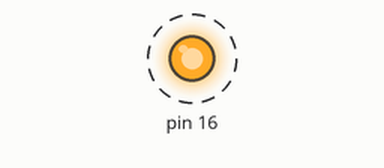
Bench run of a program on a simulated Raspberry Pi (header pin numbers). Parts: output pins drawn as LEDs (lit = HIGH). Dashed ring = blinking.

Above: at 0.5 s.
Timing chart, 0 to 4.6 s (numbered marks = the images above):
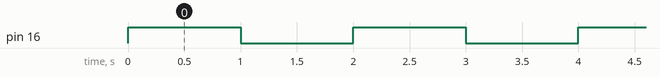

The program:

test.py
```python
"""Resources"""
"""Demo script: https://automaticaddison.com/how-to-blink-an-led-on-raspberry-pi-3-model-b/"""
"""Cool Rpi pinout reference guide: https://www.raspberrypi-spy.co.uk/2014/07/raspberry-pi-b-gpio-header-details-and-pinout/#prettyPhoto"""


import RPi.GPIO as GPIO    # Import Raspberry Pi GPIO library
from time import sleep     # Import the sleep function from the time module

GPIO.setwarnings(False)    # Ignore warning for now
GPIO.setmode(GPIO.BOARD)   # Use physical pin numbering
GPIO.setup(16, GPIO.OUT, initial=GPIO.LOW)   # Set pin 8 to be an output pin and set initial value to low (off)

while True: # Run forever
    GPIO.output(16, GPIO.HIGH) # Turn on
    sleep(1)                  # Sleep for 1 second
    GPIO.output(16, GPIO.LOW)  # Turn off
    sleep(1)                  # Sleep for 1 second
```

Measured:
- by itself, pin 16: alternates HIGH for 1.0 s and LOW for 1.0 s
